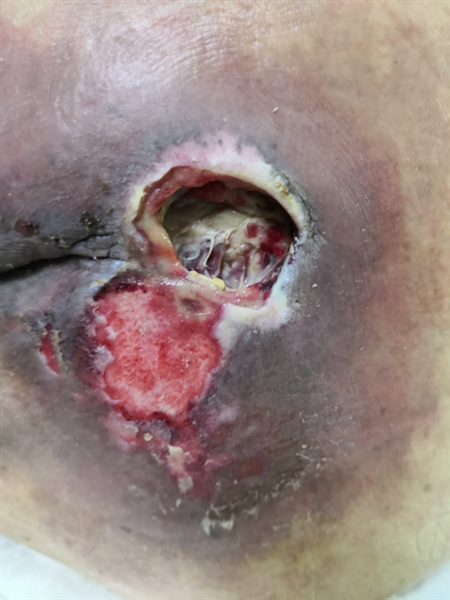
#> input picture 031.jpg, 450 x 600 px
$ python test.py
#> lines starting #> are read from the running program, lines starting #| are printed output that depends on the picture
import requests
import cv2
import base64
import json
from PIL import Image
import io
#url = 'http://103.124.72.45:9000/v1/models/mask_rcnn_hand_1000:predict'
url = 'http://203.145.218.191:9000/v1/models/mask_rcnn_shapes:predict'
content_type = 'image/jpeg'

im = cv2.imread('031.jpg', 1)[:,:,::-1]
im = cv2.resize(im,(512,512))
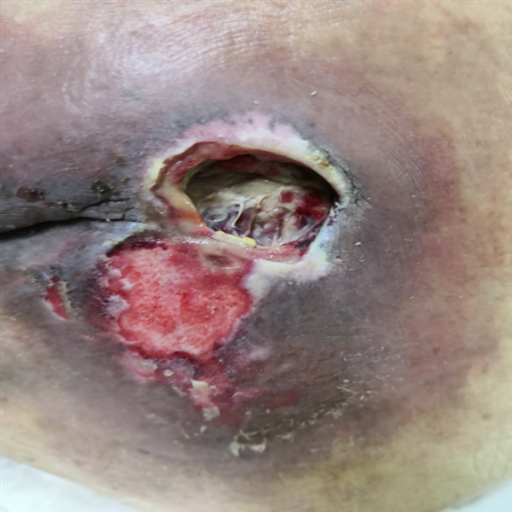
#> im: shape (512, 512, 3); mean R, G, B 150.5, 132.7, 128.3
print(im.shape)
#| (512, 512, 3)
retval, buffer = cv2.imencode('.jpg', im)
im_encode = base64.b64encode(buffer)
my_img =im_encode
#> (the run stopped early here; a loop or call above may not have finished)
